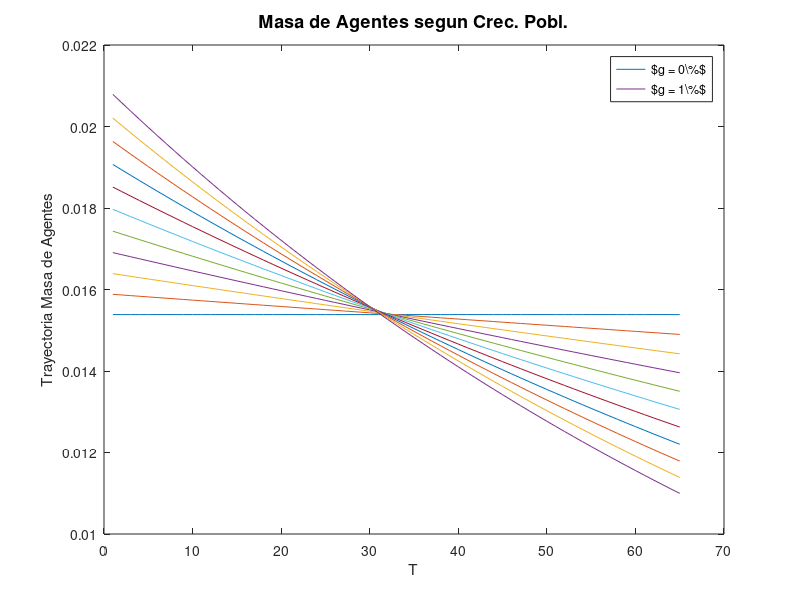

Here is the MATLAB script that generated this plot: (Note: this script raises an error after producing the figure.)
% Tarea 2 - Parte 3 ------------------------------------------------------
clear; clc, close all;
% k. Crecimiento poblacional
T = 65;
sigma = 2; beta= 0.96; alpha =1/3; delta = 0.1;
liq = 100; % Si mi restriccion de liquidez es h = 100 no es activo
g =  linspace(0,0.01,11); % grilla de crecimiento poblacional

% Estimación wt es una matriz de 11 x 65, la dejo comentada porque se
% estimara al interior de la función de bisección modificada:

vg = NaN(length(g),T);
mt = NaN(length(g),T);
for j=1:length(g)
    for s = 1 : T 
        vg(j,s) = (1+g(j))^(T-s);
    end   
    for s = 1 : T
        mt(j,s) = vg(j,s)/sum(vg(j,:));
    end      
end
figure;
p=plot(1:T, mt(:,:));
title('Masa de Agentes segun Crec. Pobl.','FontSize', 13);
xlabel('T')
ylabel('Trayectoria Masa de Agentes')
lgd = legend([p(1), p(length(g))], '$g = 0\%$', '$g = 1\%$')
saveas(gcf,'part3.png')

% Calculando tasa de interes de equilibrio usando algortimo de bisección
% modificado

% insumos algoritmo de bisección
a = 0.04; % r(4)
b = 0.13; % r(13) % Amplio el rango

r_eq=zeros(1,length(g));%Prealocacion
lt_activos_bar=zeros(length(g),T+1);

for i = 1:length(g)
[r_eq(i),lt_activos_bar(i,:), error]=bisectp3k(a,b,mt(i,:)); % r endogena
end
plot(g,r_eq)

figure;
sgtitle('Crec. Poblacional, Tasa de Interes y Activos','FontSize', 13)
subplot(1,2,1)
p=plot(g, r_eq)
title('Tasa y Crec. Poblacional','FontSize', 11)
xlabel('Crec. poblacional')
ylabel('Tasa interes de equilibrio')
subplot(1,2,2)

p=plot(1:T+1, lt_activos_bar(:,1:end))
subtitle('Tray. Optima de Activos','FontSize', 11)
xlabel('T')
ylabel('Trayec. de activos')
lgd = legend([p(1), p(length(g))], '$g = 0\%$', '$g = 1\%$',"Location","southeast")
saveas(gcf,'part3k.png')